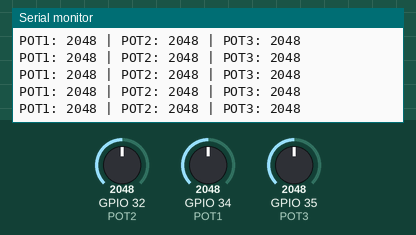
This sketch was run on a simulated ESP32. Parts: the last lines printed to the serial monitor. Inputs (shaded band) come from the test bench; at power-on: GPIO 32 (POT2) = 2048, GPIO 34 (POT1) = 2048, GPIO 35 (POT3) = 2048.

Above: at 1.2 s.
1.3 s: GPIO 32 (POT2) set to 2866
At 1.56 s:
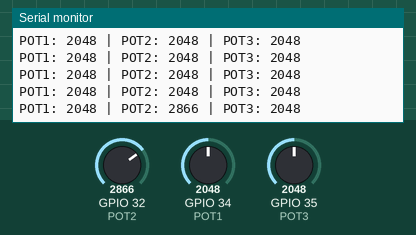
2.8 s: GPIO 34 (POT1) set to 2866
At 2.96 s:
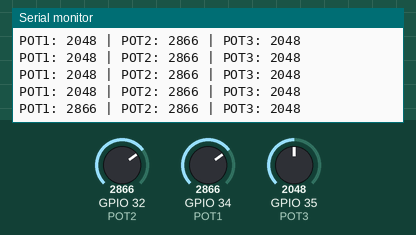
4.3 s: GPIO 35 (POT3) set to 2866
At 4.37 s:
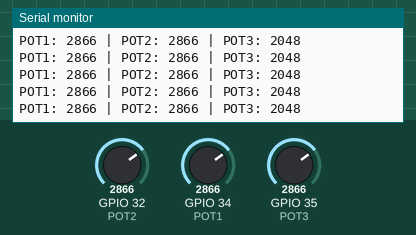
5.8 s: GPIO 32 (POT2) set to 3603
At 5.97 s:
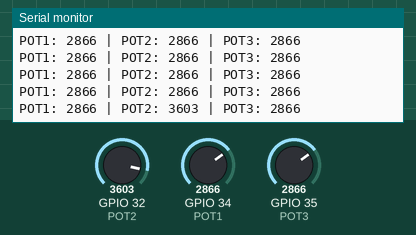
7.3 s: GPIO 34 (POT1) set to 3603
At 7.38 s:
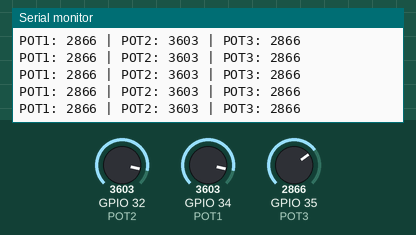
8.8 s: GPIO 35 (POT3) set to 3603
At 8.98 s:
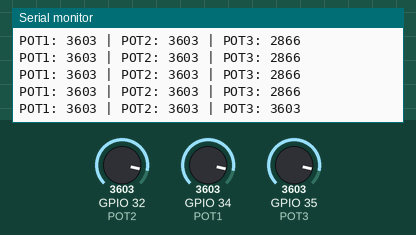
Timing chart, 0 to 11.3 s (numbered marks = the images above; inputs shaded):
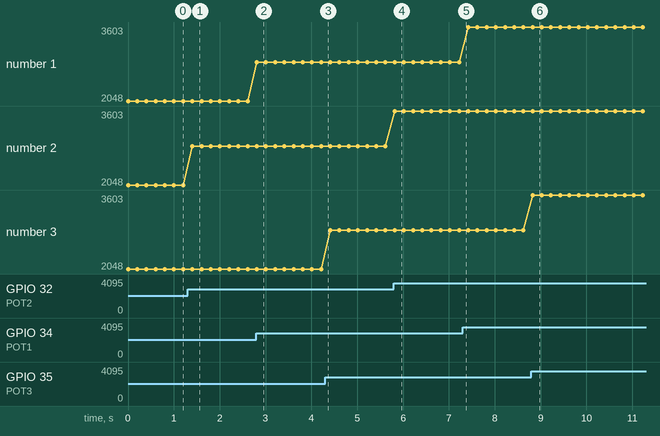

The sketch:

9_potenciometro.ino
```cpp
#define POT1 34
#define POT2 32
#define POT3 35

void setup() {
  Serial.begin(115200);
}

void loop() {
  int valor1 = analogRead(POT1);
  int valor2 = analogRead(POT2);
  int valor3 = analogRead(POT3);

  Serial.print("POT1: ");
  Serial.print(valor1);

  Serial.print(" | POT2: ");
  Serial.print(valor2);

  Serial.print(" | POT3: ");
  Serial.println(valor3);

  delay(200);
}
```

Measured:
- after the input at 1.3 s, the serial monitor: prints a new line after 0.10 s (image 1)
- after the input at 2.8 s, the serial monitor: prints a new line at once (image 2)
- after the input at 5.8 s, the serial monitor: prints a new line at once (image 4)
- after the input at 8.8 s, the serial monitor: prints a new line at once (image 6)
- plotted number 2: 2048 → 2866 after the input at 1.3 s, 2866 → 3603 after the input at 5.8 s
